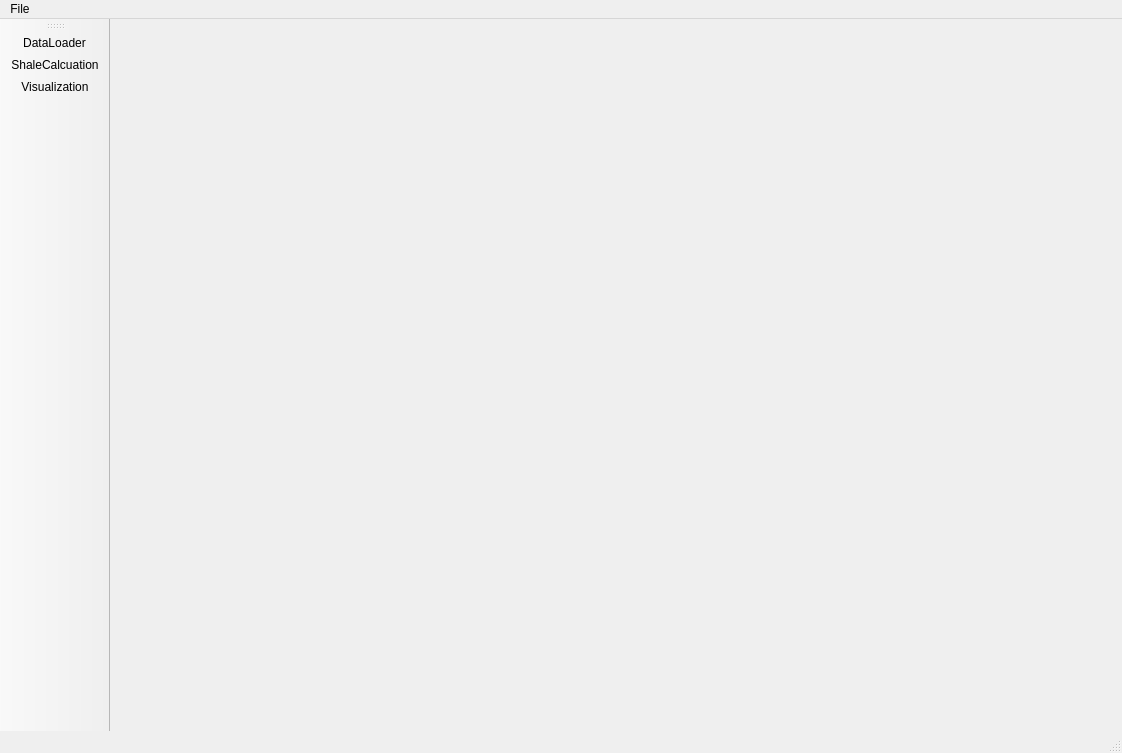
<?xml version="1.0" encoding="UTF-8"?>
<ui version="4.0">
 <class>appMainWindow</class>
 <widget class="QMainWindow" name="appMainWindow">
  <property name="geometry">
   <rect>
    <x>0</x>
    <y>0</y>
    <width>1122</width>
    <height>753</height>
   </rect>
  </property>
  <property name="windowTitle">
   <string>MainWindow</string>
  </property>
  <widget class="QWidget" name="centralwidget"/>
  <widget class="QMenuBar" name="menubar">
   <property name="geometry">
    <rect>
     <x>0</x>
     <y>0</y>
     <width>1122</width>
     <height>26</height>
    </rect>
   </property>
   <widget class="QMenu" name="menuFile">
    <property name="title">
     <string>File</string>
    </property>
    <addaction name="actionOpen_File"/>
    <addaction name="actionSave_File"/>
   </widget>
   <addaction name="menuFile"/>
  </widget>
  <widget class="QStatusBar" name="statusbar"/>
  <widget class="QToolBar" name="toolBar">
   <property name="windowTitle">
    <string>toolBar</string>
   </property>
   <attribute name="toolBarArea">
    <enum>LeftToolBarArea</enum>
   </attribute>
   <attribute name="toolBarBreak">
    <bool>false</bool>
   </attribute>
   <addaction name="actionDataLoader"/>
   <addaction name="actionShaleCalcuation"/>
   <addaction name="actionVisualization"/>
  </widget>
  <action name="actionDataLoader">
   <property name="icon">
    <iconset resource="../resource.qrc">
     <normaloff>:/images/fugue-icons-3.5.6/icons/database.png</normaloff>:/images/fugue-icons-3.5.6/icons/database.png</iconset>
   </property>
   <property name="text">
    <string>DataLoader</string>
   </property>
   <property name="toolTip">
    <string>'To Open DataLoading page'</string>
   </property>
  </action>
  <action name="actionVisualization">
   <property name="icon">
    <iconset resource="../resource.qrc">
     <normaloff>:/images/fugue-icons-3.5.6/icons/spectrum-small.png</normaloff>:/images/fugue-icons-3.5.6/icons/spectrum-small.png</iconset>
   </property>
   <property name="text">
    <string>Visualization</string>
   </property>
   <property name="toolTip">
    <string>To Open the Visualization Page</string>
   </property>
  </action>
  <action name="actionShaleCalcuation">
   <property name="icon">
    <iconset resource="../resource.qrc">
     <normaloff>:/images/fugue-icons-3.5.6/icons/calculator-scientific.png</normaloff>:/images/fugue-icons-3.5.6/icons/calculator-scientific.png</iconset>
   </property>
   <property name="text">
    <string>ShaleCalcuation</string>
   </property>
   <property name="toolTip">
    <string>To Open the Shale Calculation page</string>
   </property>
  </action>
  <action name="actionOpen_File">
   <property name="text">
    <string>Open File</string>
   </property>
  </action>
  <action name="actionSave_File">
   <property name="text">
    <string>Save File </string>
   </property>
  </action>
 </widget>
 <resources>
  <include location="../resource.qrc"/>
 </resources>
 <connections/>
</ui>
